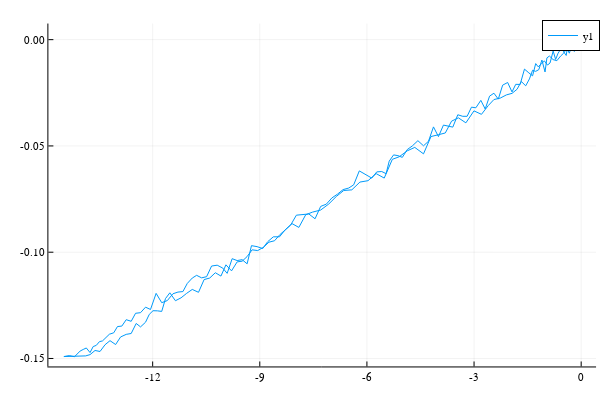

Write notebook code for a chart like this one.
### Markdown cell above
### Gögn 1, mæling á kraft og θ

### Code cell
data = CSV.read("data.csv", DataFrame)

data = data[data[!,1] .> -0.15,:]

plot(data[!,2],data[!,1])

### Figure 1 — Plotly figure (JSON) as saved in the notebook; plotly's stock layout.template omitted (floating-point values rounded to 4 significant figures; data arrays with more than 128 entries replaced by an {"elided": "..."} marker saying what was removed)
{"data": [{"colorbar": {"title": ""}, "legendgroup": "y1", "line": {"color": "rgba(0, 154, 250, 1.000)", "dash": "solid", "shape": "linear", "width": 1}, "mode": "lines", "name": "y1", "showlegend": true, "type": "scatter", "x": {"elided": "220 float values"}, "xaxis": "x", "y": {"elided": "220 float values"}, "yaxis": "y", "zmax": null, "zmin": null}], "layout": {"annotations": [], "height": 400, "legend": {"bgcolor": "rgba(255, 255, 255, 1.000)", "bordercolor": "rgba(0, 0, 0, 1.000)", "borderwidth": 1, "font": {"color": "rgba(0, 0, 0, 1.000)", "family": "sans-serif", "size": 11}, "title": {"font": {"color": "rgba(0, 0, 0, 1.000)", "family": "sans-serif", "size": 15}, "text": ""}, "tracegroupgap": 0, "traceorder": "normal", "x": 1, "xanchor": "auto", "y": 1, "yanchor": "auto"}, "margin": {"b": 20, "l": 0, "r": 0, "t": 20}, "paper_bgcolor": "rgba(255, 255, 255, 1.000)", "plot_bgcolor": "rgba(255, 255, 255, 1.000)", "showlegend": true, "width": 600, "xaxis": {"anchor": "y", "domain": [0.08064, 0.9934], "gridcolor": "rgba(0, 0, 0, 0.100)", "gridwidth": 0.5, "linecolor": "rgba(0, 0, 0, 1.000)", "mirror": false, "range": [-14.92, 0.4166], "showgrid": true, "showline": true, "showticklabels": true, "tickangle": 0, "tickcolor": "rgb(0, 0, 0)", "tickfont": {"color": "rgba(0, 0, 0, 1.000)", "family": "sans-serif", "size": 11}, "tickmode": "array", "ticks": "inside", "ticktext": ["-12", "-9", "-6", "-3", "0"], "tickvals": [-12, -9, -6, -3, 0], "title": "", "titlefont": {"color": "rgba(0, 0, 0, 1.000)", "family": "sans-serif", "size": 15}, "type": "-", "visible": true, "zeroline": false, "zerolinecolor": "rgba(0, 0, 0, 1.000)"}, "yaxis": {"anchor": "x", "domain": [0.03762, 0.9902], "gridcolor": "rgba(0, 0, 0, 0.100)", "gridwidth": 0.5, "linecolor": "rgba(0, 0, 0, 1.000)", "mirror": false, "range": [-0.1538, 0.007578], "showgrid": true, "showline": true, "showticklabels": true, "tickangle": 0, "tickcolor": "rgb(0, 0, 0)", "tickfont": {"color": "rgba(0, 0, 0, 1.000)", "family": "sans-serif", "size": 11}, "tickmode": "array", "ticks": "inside", "ticktext": ["-0.15", "-0.10", "-0.05", "0.00"], "tickvals": [-0.15, -0.1, -0.05, 0], "title": "", "titlefont": {"color": "rgba(0, 0, 0, 1.000)", "family": "sans-serif", "size": 15}, "type": "-", "visible": true, "zeroline": false, "zerolinecolor": "rgba(0, 0, 0, 1.000)"}}}
